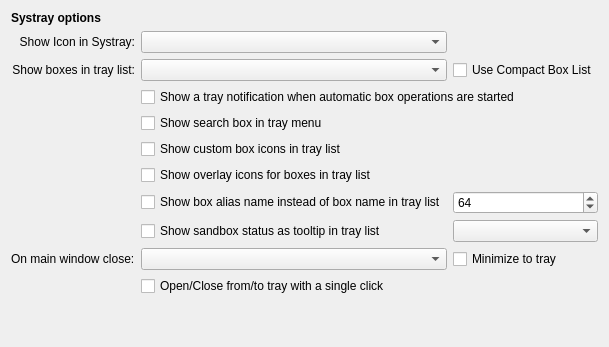
           <widget class="QWidget" name="tabTray">
            <attribute name="title">
             <string>System Tray</string>
            </attribute>
            <layout class="QGridLayout" name="gridLayout_42">
             <item row="0" column="0">
              <layout class="QGridLayout" name="gridLayout_41">
               <item row="2" column="0">
                <widget class="QLabel" name="label_21">
                 <property name="text">
                  <string>Show boxes in tray list:</string>
                 </property>
                 <property name="alignment">
                  <set>Qt::AlignmentFlag::AlignRight|Qt::AlignmentFlag::AlignTrailing|Qt::AlignmentFlag::AlignVCenter</set>
                 </property>
                 <property name="openExternalLinks">
                  <bool>true</bool>
                 </property>
                 <property name="buddy">
                  <cstring>cmbTrayBoxes</cstring>
                 </property>
                </widget>
               </item>
               <item row="1" column="0">
                <widget class="QLabel" name="label_20">
                 <property name="text">
                  <string>Show Icon in Systray:</string>
                 </property>
                 <property name="alignment">
                  <set>Qt::AlignmentFlag::AlignRight|Qt::AlignmentFlag::AlignTrailing|Qt::AlignmentFlag::AlignVCenter</set>
                 </property>
                 <property name="openExternalLinks">
                  <bool>true</bool>
                 </property>
                 <property name="buddy">
                  <cstring>cmbSysTray</cstring>
                 </property>
                </widget>
               </item>
               <item row="1" column="1">
                <widget class="QComboBox" name="cmbSysTray"/>
               </item>
               <item row="0" column="0">
                <widget class="QLabel" name="lblSysTray">
                 <property name="font">
                  <font>
                   <bold>true</bold>
                   <kerning>true</kerning>
                  </font>
                 </property>
                 <property name="text">
                  <string>Systray options</string>
                 </property>
                </widget>
               </item>
               <item row="11" column="1">
                <spacer name="horizontalSpacer_11">
                 <property name="orientation">
                  <enum>Qt::Orientation::Horizontal</enum>
                 </property>
                 <property name="sizeHint" stdset="0">
                  <size>
                   <width>40</width>
                   <height>20</height>
                  </size>
                 </property>
                </spacer>
               </item>
               <item row="11" column="0">
                <spacer name="verticalSpacer_14">
                 <property name="orientation">
                  <enum>Qt::Orientation::Vertical</enum>
                 </property>
                 <property name="sizeHint" stdset="0">
                  <size>
                   <width>20</width>
                   <height>40</height>
                  </size>
                 </property>
                </spacer>
               </item>
               <item row="2" column="2">
                <widget class="QCheckBox" name="chkCompactTray">
                 <property name="text">
                  <string>Use Compact Box List</string>
                 </property>
                 <property name="tristate">
                  <bool>false</bool>
                 </property>
                </widget>
               </item>
               <item row="9" column="1">
                <widget class="QComboBox" name="cmbOnClose"/>
               </item>
               <item row="2" column="1">
                <widget class="QComboBox" name="cmbTrayBoxes"/>
               </item>
               <item row="3" column="1" colspan="2">
                <widget class="QCheckBox" name="chkBoxOpsNotify">
                 <property name="text">
                  <string>Show a tray notification when automatic box operations are started</string>
                 </property>
                </widget>
               </item>
               <item row="4" column="1" colspan="2">
                <widget class="QCheckBox" name="chkTraySearch">
                 <property name="text">
                  <string>Show search box in tray menu</string>
                 </property>
                </widget>
               </item>
               <item row="9" column="0">
                <widget class="QLabel" name="label_28">
                 <property name="text">
                  <string>On main window close:</string>
                 </property>
                 <property name="buddy">
                  <cstring>cmbOnClose</cstring>
                 </property>
                </widget>
               </item>
               <item row="10" column="1" colspan="2">
                <widget class="QCheckBox" name="chkSingleShow">
                 <property name="text">
                  <string>Open/Close from/to tray with a single click</string>
                 </property>
                </widget>
               </item>
               <item row="9" column="2">
                <widget class="QCheckBox" name="chkMinimize">
                 <property name="text">
                  <string>Minimize to tray</string>
                 </property>
                </widget>
               </item>
               <item row="5" column="1" colspan="2">
                <widget class="QCheckBox" name="chkTrayIcons">
                 <property name="text">
                  <string>Show custom box icons in tray list</string>
                 </property>
                </widget>
               </item>
               <item row="6" column="1" colspan="2">
                <widget class="QCheckBox" name="chkTrayOverlayIcons">
                 <property name="text">
                  <string>Show overlay icons for boxes in tray list</string>
                 </property>
                </widget>
               </item>
               <item row="7" column="1">
                <widget class="QCheckBox" name="chkTrayUseAlias">
                 <property name="text">
                  <string>Show box alias name instead of box name in tray list</string>
                 </property>
                </widget>
               </item>
               <item row="7" column="2">
                <widget class="QSpinBox" name="spnTrayAliasChars">
                 <property name="toolTip">
                  <string>Maximum displayed characters for compact tray aliases. Ignored when alias display is disabled (name limit is fixed to 32).</string>
                 </property>
                 <property name="minimum">
                  <number>32</number>
                 </property>
                 <property name="maximum">
                  <number>256</number>
                 </property>
                 <property name="value">
                  <number>64</number>
                 </property>
                </widget>
               </item>
               <item row="8" column="1">
                <widget class="QCheckBox" name="chkTrayStatusTip">
                 <property name="toolTip">
                  <string>Tri-state behavior: unchecked = never, partially checked = only while Ctrl is held (default), checked = always.</string>
                 </property>
                 <property name="text">
                  <string>Show sandbox status as tooltip in tray list</string>
                 </property>
                 <property name="tristate">
                  <bool>true</bool>
                 </property>
                </widget>
               </item>
               <item row="8" column="2">
                <widget class="QComboBox" name="cmbTrayStatusTipModifier"/>
               </item>
              </layout>
             </item>
            </layout>
           </widget>
